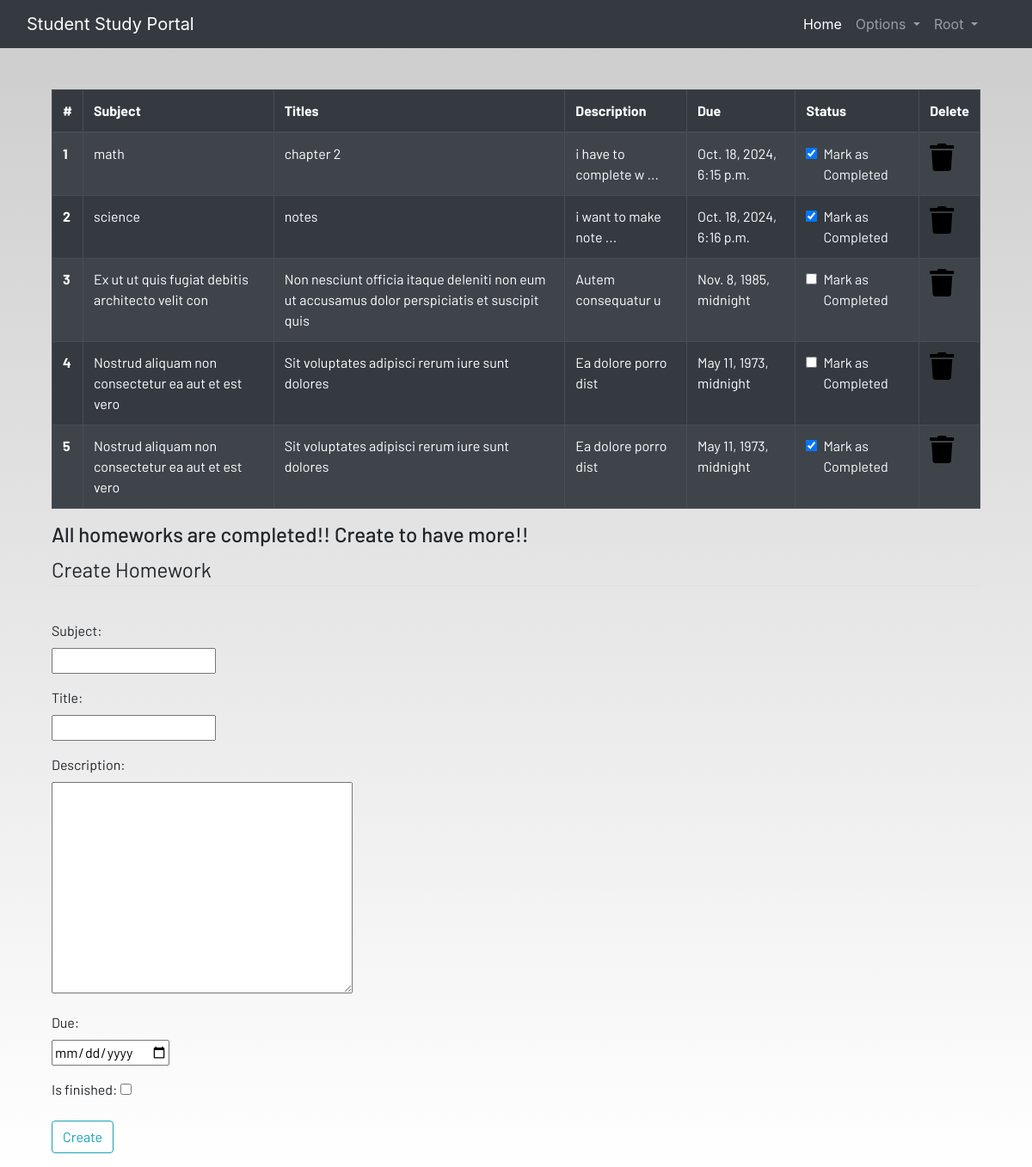
/homework/ (signed in), run on an earlier commit of the app's database.
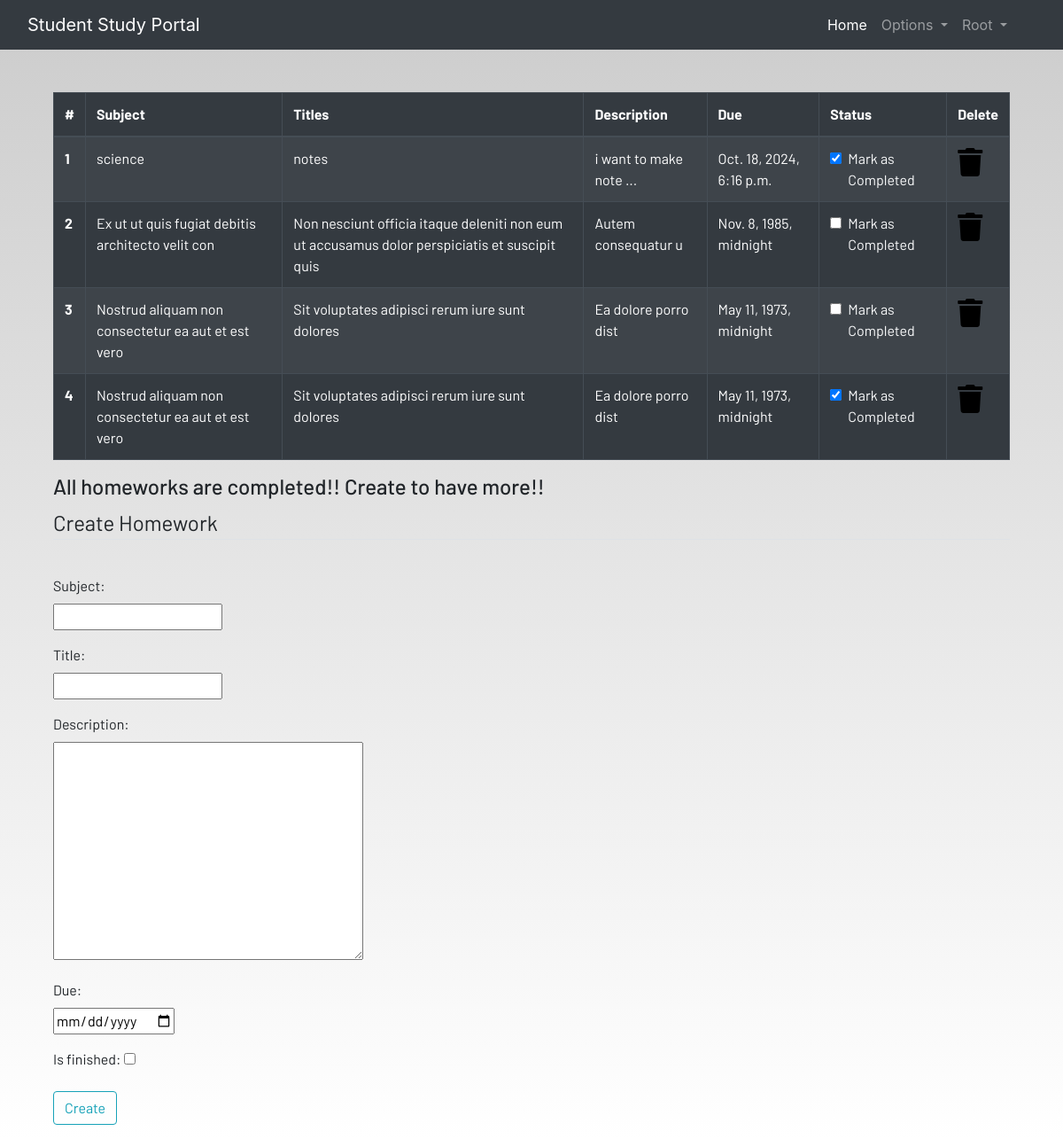
And on a later commit of the database.
### dashbord/models.py (models this page shows, shortened)
class Homework(models.Model):
    user = models.ForeignKey(User, on_delete=models.CASCADE)
    subject = models.CharField(max_length=50)
    title = models.CharField(max_length=100)
    description = models.TextField()
    due = models.DateTimeField()
    is_finished = models.BooleanField(default=False)

### dashbord/views.py (the view)
# urls.py: path("homework/", views.homework , name="homework"),
@login_required(login_url='login')
def homework(request):
    if request.method == "POST":
        form = HomeworkForm(request.POST)
        if form.is_valid():
            try:
                finished = request.POST['is_finished']
                if finished == "on":
                    finished = True
                else:
                    finished = False
            except:
                finished = False
            homeworks = Homework(
                user = request.user,
                subject = request.POST['subject'],
                title = request.POST['title'],
                description = request.POST['description'],
                due = request.POST['due'],
                is_finished = finished,
            )
            homeworks.save()
            messages.success(request, f"homework added {request.user.username} successfully")
            form = HomeworkForm()
    else:
        form = HomeworkForm()
    homeworks = Homework.objects.filter(user=request.user)
    context = {
        "homeworks":homeworks,
        "form":form,
    }
    return render(request, "dashboard/homework.html", context)

### dashbord/forms.py
class HomeworkForm(forms.ModelForm):
    class Meta:
        model = Homework
        fields = ["subject","title","description","due","is_finished"]
        widgets = {
            "due":DeteInput()
        }

### dashbord/templates/dashboard/homework.html (shortened to what this page needs)
{% extends 'dashboard/base.html' %}
{% load static %}
{% block content %}
<div class="container">
    <table class="table table-striped table-bordered table-hover table-dark">
        <thead>
            <tr>
                <th scope="col">#</th>
                <th scope="col">Subject</th>
                <th scope="col">Titles</th>
                <th scope="col">Description</th>
                <th scope="col">Due</th>
                <th scope="col">Status</th>
                <th scope="col">Delete</th>
            </tr>
        </thead>
        <tbody>
            {% for homework in homeworks %}
            <tr>
                <th scope="row">{{forloop.counter}}</th>
                <td>{{homework.subject}}</td>
                <td>{{homework.title}}</td>
                <td>
                    {{ homework.description|slice:"0:20" }}
                    {% if homework.description|length > 20 %}...{% endif %}
                </td>
                <td>{{homework.due}}</td>
                <td>
                    <a href=" {% url 'updatehomework' homework.id %} ">
                        <div class="form-check">
                            {% if homework.is_finished %}
                                <input class="form-check-input" type="checkbox" value ="" checked>
                            {% else %}
                                <input class="form-check-input" type="checkbox" value ="" >
                            {% endif %}
                                <label class="form-check-label text-light" for="flexCheckDefault">
                                    Mark as Completed
                                </label>
                        </div>
                    </a>
                </td>
                <td><a href="{% url 'deletehomework' homework.id %}"><i class="fa fa-trash fa-2x"></i></a></td>
            </tr>
            {% endfor %}
        </tbody>
    </table>
    <h4>All homeworks are completed!! Create to have more!!</h4>
</div>
<div class=" container">
    <form method="POST">
        <fieldset class="form-group">
            <legend class="border-bottom mb-4">Create Homework</legend>
        </fieldset>
        <div class="form-group">
            {{ form.subject.label_tag }} <br>
            {{ form.subject }}
        </div>
        <div class="form-group">
            {{ form.title.label_tag }} <br>
            {{ form.title }}
        </div>
        <div class="form-group">
            {{ form.description.label_tag }} <br>
            {{ form.description }}
        </div>
        <div class="form-group">
            {{ form.due.label_tag }} <br>
            {{ form.due }}
        </div>
        <div class="form-group">
            {{ form.is_finished.label_tag }}
            {{ form.is_finished }}
        </div>
        <div class="form-group">
            <button class="btn btn-outline-info" type="submit">
                Create
            </button>
        </div>
    </form>
</div>
{% endblock content %}

### dashbord/templates/dashboard/base.html (shortened to what this page needs)
<!DOCTYPE html>
{% load static %}
<html lang="en">
<head>
  <link rel="stylesheet" href="https://stackpath.bootstrapcdn.com/bootstrap/4.3.1/css/bootstrap.min.css"
 />
  <link rel="stylesheet" href="https://use.fontawesome.com/releases/v5.7.2/css/all.css"
 />
  <link rel="stylesheet" href="{% static 'css/main.css' %}" />
</head>
<body>
  <header>
    <nav class="navbar navbar-expand-lg navbar-dark bg-dark">
      <div class="container-fluid">
        <a class="navbar-brand" href="{% url 'home' %}">Student Study Portal</a>
        <div class="collapse navbar-collapse justify-content-end" id="navbarSupportedContent">
          <ul class="navbar-nav mb-2 mb-lg-0">
            <li class="nav-item">
              <a class="nav-link active" aria-current="page" href="{% url 'home' %}">Home</a>
            </li>
            <li class="nav-item dropdown">
              <a class="nav-link dropdown-toggle" href="#" id="navbarDropdown" role="button" data-toggle="dropdown"
                aria-haspopup="true" aria-expanded="false">
                Options
              </a>
            </li>
            {% if user.is_authenticated %}
            <li class="nav-item dropdown mr-4">
              <a class="nav-link dropdown-toggle" href="#" id="navbarDropdown" role="button" data-toggle="dropdown"
                aria-haspopup="true" aria-expanded="false">
                {{ user.username|capfirst }}
              </a>
            </li>
            {% endif %}
          </ul>
        </div>
      </div>
    </nav>
  </header>
  <br /><br />
  <main>
    <div class="container">
    {% block content %}
    {% endblock content %}
  </main>
</body>
</html>

### static/css/main.css (style rules this page uses)
html { scroll-behavior: smooth; height: 100%; width: 100%; }
main { font-family: Barlow, Quicksand, Rubik, sans-serif, serif, 'Times New Roman', Times, serif !important; }
a { text-decoration: none !important; color: black; }
html, body { max-width: 100%; overflow-x: hidden; height: 100%; width: 100%; }
body { background: linear-gradient(rgba(0, 0, 0, 0.2), rgba(255, 255, 255, 0.5)); overflow-x: hidden; background-repeat: no-repeat; }
.fa { color: black; }

What changed in the data, as far as the page shows it:
removed Homework: subject "math", title "chapter 2", description "i have to complete w", due "Oct. 18, 2024, 6:15 p.m."
